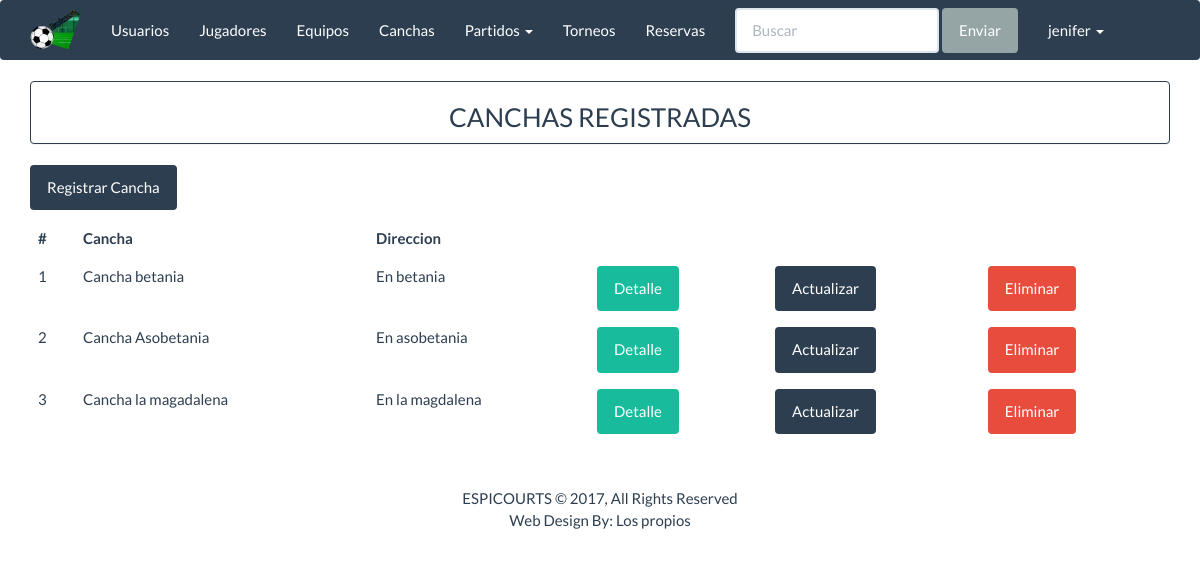
Screenshot of /espicourts/canchas_listar (signed in) with the database file from the repository.
### apps/inicio/models.py (models this page shows, shortened)
class Cancha(models.Model):
    nombre_cancha=models.CharField('Nombre', max_length=30)
    direccion_cancha = models.CharField('Direccion', max_length=60)
    class Meta:
        db_table='cancha'

### apps/inicio/views.py (the view)
class ListarCancha(ListView):
    model = Cancha
    template_name = "cancha/cancha_listar.html"
    context_object_name = "canchas"

### templates/cancha/cancha_listar.html (shortened to what this page needs)
{% extends 'base/base.html' %}
{% block  content%}
<div class="panel panel-primary" align="center">
    <h3>CANCHAS REGISTRADAS</h3>
</div>
<a class="btn btn-primary " href="{% url 'espicourts:canchas_crear' %}" >Registrar Cancha</a>
<div class="table-responsive">
    <table class="table table-hover">
        <thead>
            <tr>
                <th>#</th>
                <th>Cancha</th>
                <th>Direccion </th>
            </tr>
        </thead>
        <tbody>
            {% for c in canchas%}
            <tr>
                <td>{{ c.id }}</td>
                <td>{{ c.nombre_cancha }}</td>
                <td>{{ c.direccion_cancha}}</td>
                <td>
                     <a href="{% url 'espicourts:canchas_detalle' c.id %}" button class="btn btn-success"> Detalle</a>
                </td>
                <td>
                     <a href="{% url 'espicourts:canchas_actualizar' c.id %}" button class="btn btn-primary"> Actualizar</a>
                </td>
                <td>
                     <a href="{% url 'espicourts:canchas_eliminar' c.id %}" button class="btn btn-danger"> Eliminar</a>
                </td>
            </tr>
            {% endfor %}
        </tbody>
    </table>
</div>
{% endblock%}

### templates/base/base.html (shortened to what this page needs)
{% load staticfiles %}
<!DOCTYPE html>
<html lang="en">
<head>
    <link rel="stylesheet" href="{% static 'css/bootstrap.min.css' %} ">
</head>
<body>
{% block navbar %}
<nav class="navbar navbar-default" role="navigation">
    <div class="container">
        <div class="navbar-header">
            <a href="{% url 'espicourts:index' %}" class="navbar-brand">
                <img src="../../static/images/espicourts-logo-mini.png" style="margin-top:-10px;"></a>
        </div>
        <ul class="nav navbar-nav navbar-static-top">
            <li><a href="{%  url 'espicourts:usuarios_listar' %}">Usuarios</a></li>
            <li><a href="{%  url 'espicourts:jugadores_listar' %}">Jugadores</a></li>
            <li><a href="{% url 'espicourts:equipos_listar' %}">Equipos</a></li>
            <li><a href="{% url 'espicourts:canchas_listar' %}">Canchas</a></li>
            <li class="dropdown">
                <a href="#" class="dropdown-toggle" data-toggle="dropdown">
                Partidos <b class="caret"></b>
                </a>
            </li>
            <li><a href="{% url 'espicourts:torneos_listar' %}">Torneos</a></li>
            <li><a href="{% url 'espicourts:reservas_listar' %}">Reservas</a></li>
            <form class="navbar-form navbar-left" role="search">
                <div class="form-group">
                    <input type="text" class="form-control" placeholder="Buscar">
                </div>
                <button type="submit" class="btn btn-default">Enviar</button>
            </form>
            <li class="dropdown">
                <a href="#" class="dropdown-toggle" data-toggle="dropdown">
                    {{ user.get_username }} <b class="caret"></b>
                </a>
             </li>
        </ul>
    </div>
</nav>
<div class="container">
{% endblock %}
    {% block content %}
    {% endblock %}
    {% block footer %}
    <footer class="container-fluid text-center bg-lightgray">
        <div class="copyrights" style="margin-top:25px;">
            <p>ESPICOURTS © 2017, All Rights Reserved
                <br>
                <span>Web Design By: Los propios</span></p>
        </div>
    </footer>
    {% endblock %}
</div>
</body>
</html>

### rows the page displays
Cancha: id "1", nombre_cancha "Cancha betania", direccion_cancha "En betania"
Cancha: id "2", nombre_cancha "Cancha Asobetania", direccion_cancha "En asobetania"
Cancha: id "3", nombre_cancha "Cancha la magadalena", direccion_cancha "En la magdalena"

### other values shown
{{ user.get_username }} "jenifer"
